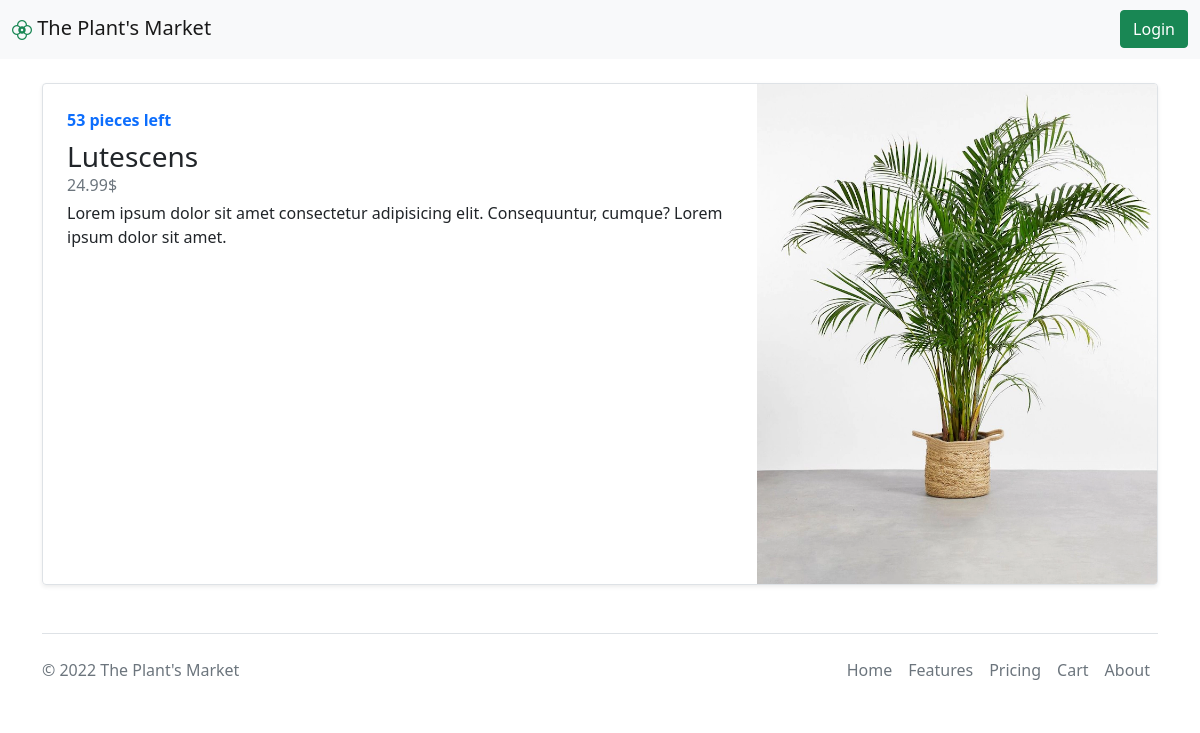
/product/lutescens/, run on the app's committed database.
### store/models.py (models this page shows, shortened)
class Product(models.Model):
    name = models.CharField(max_length=128)
    slug = models.SlugField(max_length=128)
    price = models.FloatField(default=0.0)
    quantity = models.IntegerField(default=0)
    description = models.TextField(blank=True)
    picture = models.ImageField(upload_to='img', blank=False, null=True)
    category = models.ForeignKey(Category, on_delete=models.SET_NULL, null=True)

### store/views.py (the view)
# urls.py: path('product/<str:slug>/', product_detail, name='product_detail'),
def product_detail(request, slug):
    product = get_object_or_404(Product, slug=slug)
    if request.user.is_authenticated:
        is_favorite = False
        for i in request.user.favorite.all():
            if i == product:
                is_favorite = True
        return render(request, 'store/product_detail.html', context={"product": product, "is_favorite": is_favorite})
    return render(request, 'store/product_detail.html', context={"product": product})

### store/templates/store/product_detail.html (shortened to what this page needs)
{% extends 'base.html' %}
{% block content %}
<div class="container">
    <div class="row">
        <div class="col mt-4">
                  <div class="row g-0 border rounded overflow-hidden flex-md-row mb-4 shadow-sm h-md-250 position-relative">
                    <div class="col p-4 d-flex flex-column position-static">
                        {% if product.quantity == 0 %}
                            <strong class="d-inline-block mb-2 text-primary" style="color:red">Out of stock</strong>
                        {% else %}
                            <strong class="d-inline-block mb-2 text-primary">{{ product.quantity }} pieces left</strong>
                        {% endif %}
                      <h3 class="mb-0">{{ product.name }}</h3>
                      <div class="mb-1 text-muted">{{ product.price }}$</div>
                      <p class="card-text mb-auto">{{ product.description }}</p>
                    </div>
                    <div class="col-auto d-none d-lg-block">
                        <img src="{{ product.picture.url }}" alt="{{ product.name }}" width="400" height="500" class="bd-placeholder-img">
                    </div>
                  </div>
        </div>
    </div>
</div>
{% endblock %}

### store/static/css/signin.css (style rules this page uses)
.bd-placeholder-img { font-size: 1.125rem; text-anchor: middle; -webkit-user-select: none; -moz-user-select: none; user-select: none; }

### data on the page
Product: quantity "53", name "Lutescens", price "24.99", description "Lorem ipsum dolor sit amet consectetur adipisicing elit. Consequuntur, cumque? Lorem ipsum dolor sit amet.", picture (picture)
